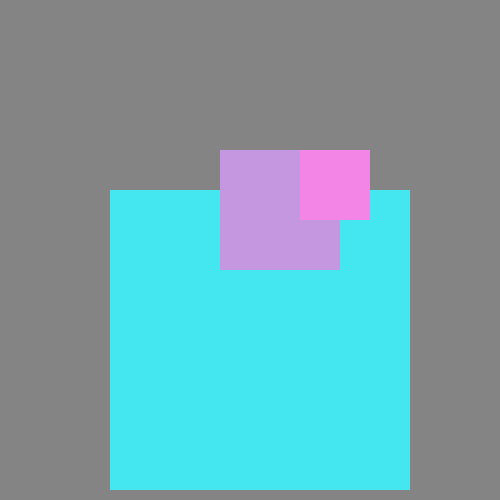
Frame 1 (no input)
Frame 60 (no input): identical to frame 1, image omitted
Frame 120 (the mouse pressed at the canvas centre since frame 60): identical to frame 1, image omitted

The p5.js sketch that drew this single still picture (run headless with seeded random() and noise() and a simulated clock; from frame 60 on, the mouse is pressed at the canvas centre):

// p5.js sketch
// ── sketch.js
class Figura {

 constructor(x, y, tam, col) {

  this.x = x;

  this.y = y;

  this.tam = tam;

  this.col = col;

 }



 display() {

  fill(this.col);

rect(this.x, this.y, this.tam);

 }

}



let figuras = [];



function setup() {

 createCanvas(500, 500);

 noStroke();



 figuras = [

  new Figura(110, 190, 300, '#44e6ef'),

  new Figura(220, 150, 120, '#c597e0'),

  new Figura(300, 150, 70, '#f285e5')

 ];

}



function draw() {

 background(132
 );



 for (const figura of figuras) {

  figura.display();

 }

}
